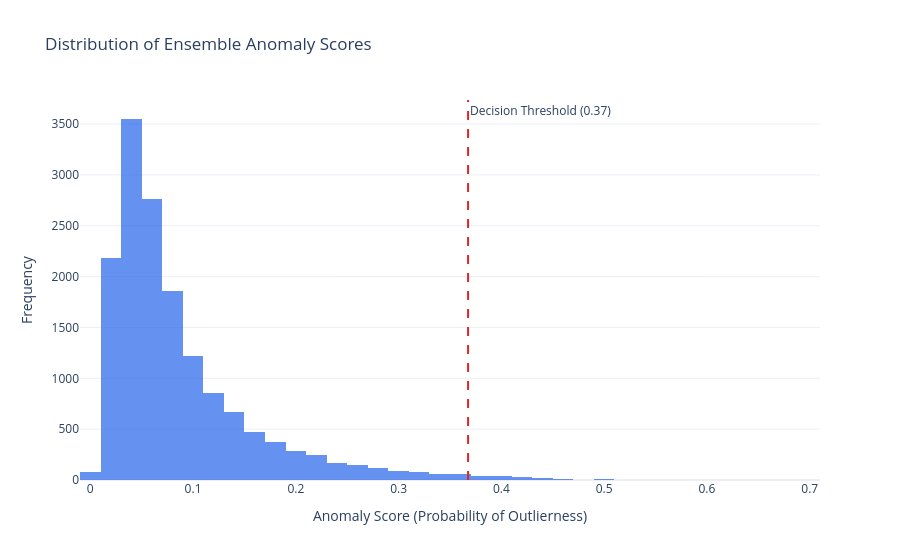

Notebook code cell kept with this figure:
### Markdown cell above
### Relationship between Anomaly Score and Accuracy

In Anomaly Detection, we don't usually use 'Accuracy' because the classes are highly imbalanced (99% normal, 1% anomaly). If a model simply said 'nothing is an anomaly,' it would have 99% accuracy but be useless.

Instead, we look at:
- **Precision**: Of the points flagged by the score, how many were actually market shocks?
- **Recall**: Of all market shocks that happened, how many did the score successfully catch?

**The Conversion Logic:**
`Anomaly Flag = 1 if Anomaly Score > Threshold else 0`

### Code cell
# Visualize the 'Confidence' of our scores
fig = go.Figure()
fig.add_trace(go.Histogram(
    x=df_model['anomaly_score'],
    nbinsx=50,
    marker_color=COLORS['price'],
    opacity=0.7,
    name='Score Distribution'
))

fig.add_vline(x=threshold, line_dash="dash", line_color=COLORS['anomaly'],
              annotation_text=f'Decision Threshold ({threshold:.2f})')

fig.update_layout(
    title='Distribution of Ensemble Anomaly Scores',
    xaxis_title='Anomaly Score (Probability of Outlierness)',
    yaxis_title='Frequency',
    template='plotly_white',
    showlegend=False
)
fig.show()

### Figure 1 — Plotly figure (JSON) as saved in the notebook; plotly's stock layout.template omitted (floating-point values rounded to 4 significant figures; data arrays with more than 128 entries replaced by an {"elided": "..."} marker saying what was removed)
{"data": [{"marker": {"color": "#2563eb"}, "name": "Score Distribution", "nbinsx": 50, "opacity": 0.7, "type": "histogram", "x": {"elided": "15419 float values"}}], "layout": {"annotations": [{"showarrow": false, "text": "Decision Threshold (0.37)", "x": 0.3676, "xanchor": "left", "xref": "x", "y": 1, "yanchor": "top", "yref": "y domain"}], "shapes": [{"line": {"color": "#dc2626", "dash": "dash"}, "type": "line", "x0": 0.3676, "x1": 0.3676, "xref": "x", "y0": 0, "y1": 1, "yref": "y domain"}], "showlegend": false, "title": {"text": "Distribution of Ensemble Anomaly Scores"}, "xaxis": {"title": {"text": "Anomaly Score (Probability of Outlierness)"}}, "yaxis": {"title": {"text": "Frequency"}}}}
